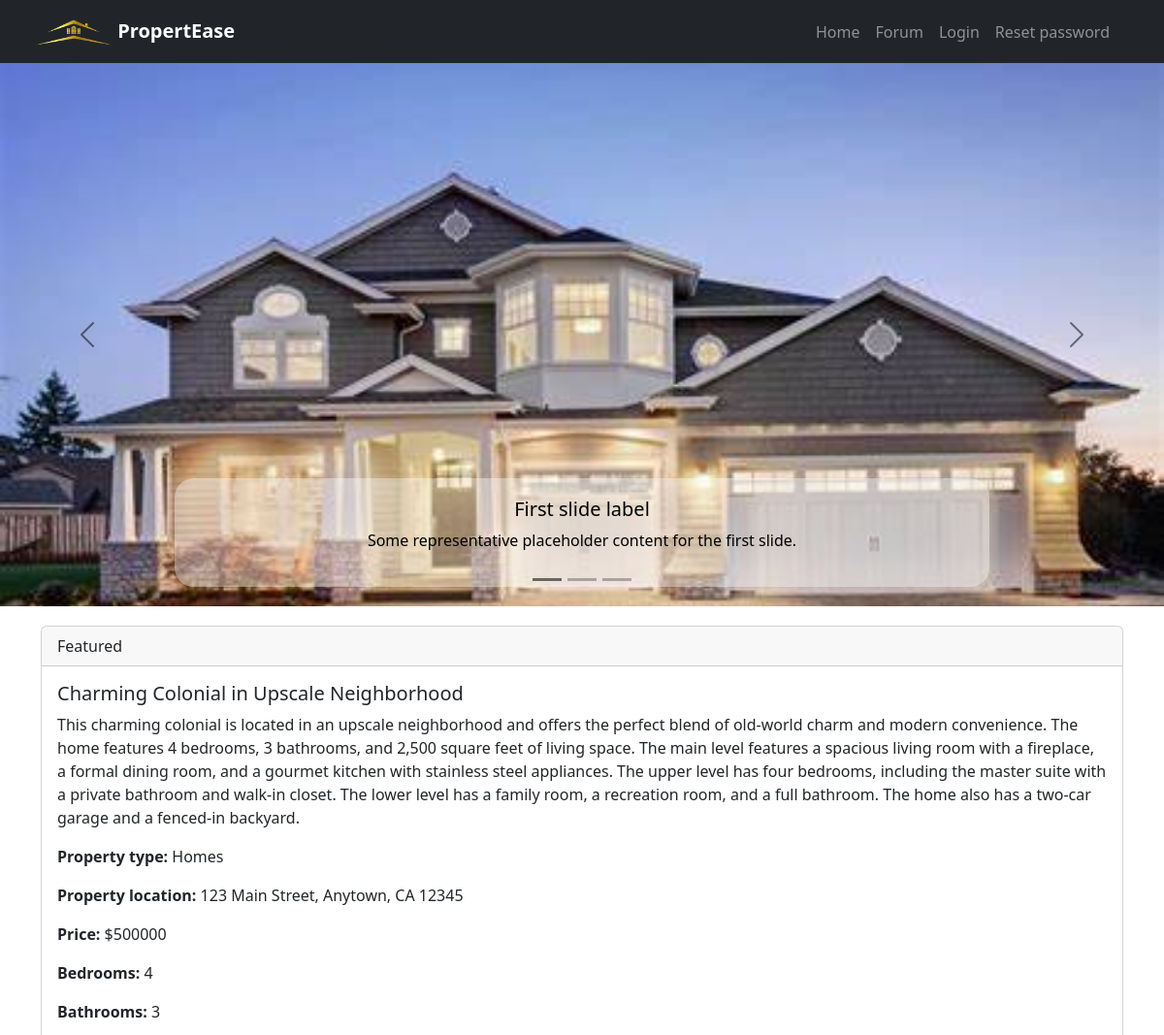
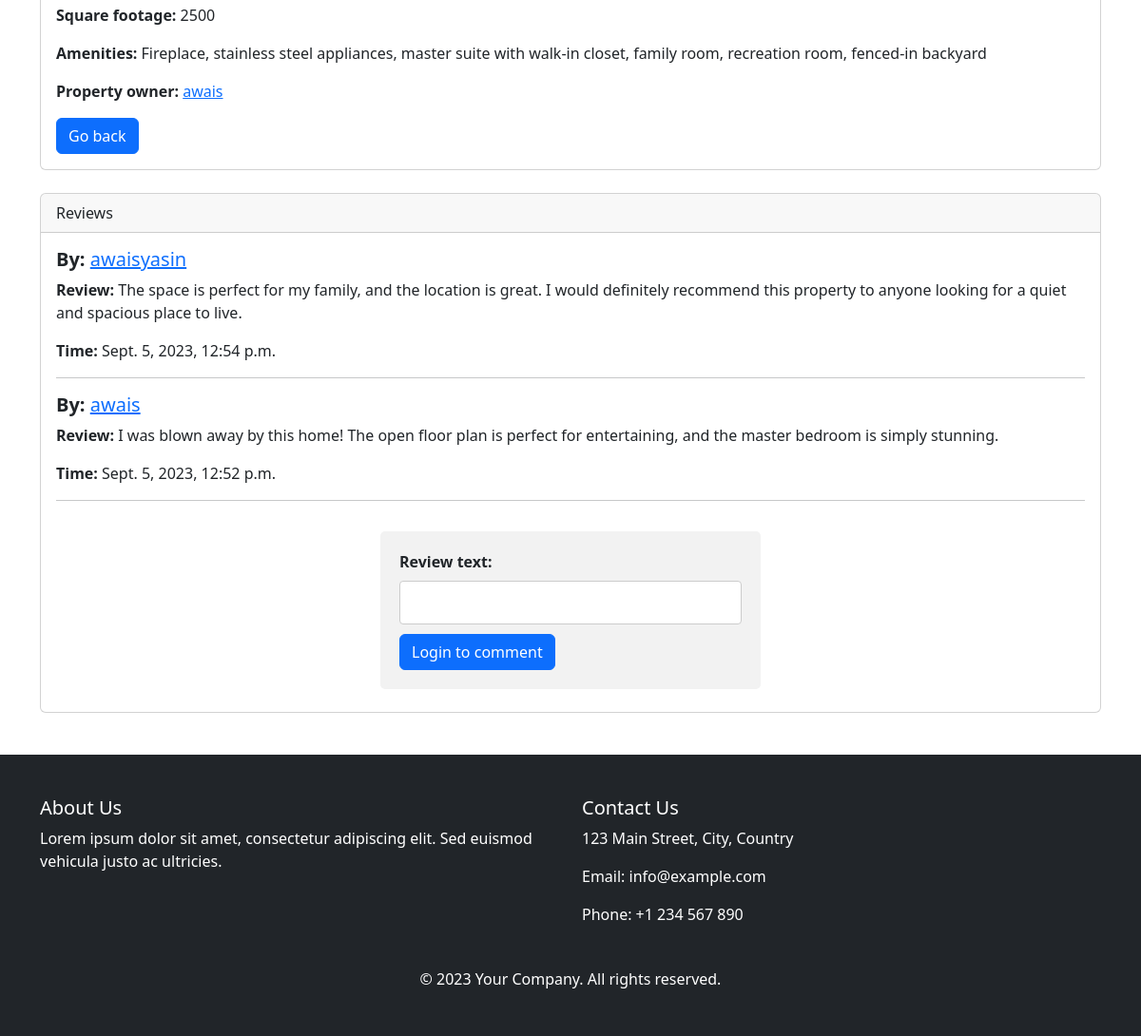
Page /1/6/ on the committed database (2 pictures, top to bottom).
### propertease/models.py (models this page shows, shortened)
class Property(models.Model):
    title = models.CharField(max_length=200)
    image = models.ImageField()
    description = models.TextField()
    property_type = models.ForeignKey(PropertyCategory, on_delete=models.SET_NULL, null=True)
    property_location = models.CharField(max_length=200)
    price = models.PositiveIntegerField()
    bedrooms = models.PositiveIntegerField(null=True, blank=True)
    bathrooms = models.PositiveIntegerField(null=True, blank=True)
    square_footage = models.PositiveIntegerField()
    amenities = models.TextField(null=True, blank=True)
    owner = models.ForeignKey(CustomUser, on_delete=models.CASCADE, related_name="properties", editable=False)
    class Meta:
        verbose_name_plural = "Properties"

class PropertyCategory(models.Model):
    name = models.CharField(max_length=100)
    def __str__(self):
        return self.name
    class Meta:
        verbose_name_plural = "Property Categories"

class Review(models.Model):
    property = models.ForeignKey(Property, on_delete=models.CASCADE, related_name="reviews")
    user = models.ForeignKey(CustomUser, on_delete=models.CASCADE, related_name="reviews")
    review_text = models.CharField(max_length=256)
    timestamp = models.DateTimeField(auto_now_add=True)
    class Meta:
        verbose_name_plural = "Reviews"

### accounts/models.py (models this page shows)
class CustomUser(AbstractUser):
    profile_picture = models.ImageField(blank=True, null=True)
    email_verification_token = models.CharField(max_length=200, null=True, blank=True)
    is_email_verified = models.BooleanField(default=False)
    groups = models.ManyToManyField(
        Group,
        verbose_name=_("groups"),
        blank=True,
        help_text=_(
            "The groups this user belongs to. A user will get all permissions "
            "granted to each of their groups."
        ),
        related_name="custom_user_set",
        related_query_name="user",
    )
    user_permissions = models.ManyToManyField(
        Permission,
        verbose_name=_("user permissions"),
        blank=True,
        help_text=_("Specific permissions for this user."),
        related_name="custom_user_set",
        related_query_name="user",
    )

### propertease/views.py (the view)
# urls.py: path("<int:profile_id>/<int:property_id>/", views.property_detail_view, name="property_detail"),
def property_detail_view(request, profile_id, property_id):
    if request.method == "POST":
        form = ReviewForm(request.POST)
        if form.is_valid():
            review = form.save(commit=False)
            review.user = request.user
            property = Property.objects.get(id=property_id)
            review.property = property
            review.save()
            return redirect(request.path + "#comment-box")
    else:
        property = Property.objects.get(id=property_id)
        review_form = ReviewForm()
        reviews = Review.objects.filter(property__id=property_id).order_by("-timestamp")
        return render(request, "propertease/property-detail.html", {"property": property, "review_form": review_form, "reviews": reviews})

### propertease/forms.py
class ReviewForm(forms.ModelForm):
    class Meta:
        model = Review
        fields = ["review_text"]

### propertease/templates/propertease/property-detail.html (shortened to what this page needs)
{% extends "base.html" %}
{% load static %}
{% block ofcontainer %}
<link rel="stylesheet" href="{% static 'propertease/css/carousel.css' %}">
<link rel="stylesheet" href="{% static 'css/form.css' %}">
<div id="carouselExampleDark" class="carousel carousel-dark slide">
	<div class="carousel-indicators">
	<button type="button" data-bs-target="#carouselExampleDark" data-bs-slide-to="0" class="active" aria-current="true" aria-label="Slide 1"></button>
	<button type="button" data-bs-target="#carouselExampleDark" data-bs-slide-to="1" aria-label="Slide 2"></button>
	<button type="button" data-bs-target="#carouselExampleDark" data-bs-slide-to="2" aria-label="Slide 3"></button>
	</div>
	<div class="carousel-inner">
	<div class="carousel-item active" data-bs-interval="10000">
		<img src="{{ property.image.url }}" class="d-block w-100" alt="...">
		<div class="carousel-caption d-none d-md-block">
		<h5>First slide label</h5>
		<p>Some representative placeholder content for the first slide.</p>
		</div>
	</div>
	</div>
	<button class="carousel-control-prev" type="button" data-bs-target="#carouselExampleDark" data-bs-slide="prev">
	<span class="carousel-control-prev-icon" aria-hidden="true"></span>
	</button>
	<button class="carousel-control-next" type="button" data-bs-target="#carouselExampleDark" data-bs-slide="next">
	<span class="carousel-control-next-icon" aria-hidden="true"></span>
	</button>
</div>
{% endblock %}
{% block content %}
<div class="card">
	<div class="card-header">
	Featured
	</div>
	<div class="card-body">
	<h5 class="card-title">{{ property.title }}</h5>
	<p class="card-text">{{ property.description }} </p>
	<p class="card-text"><strong>Property type: </strong>{{ property.property_type }} </p>
	<p class="card-text"><strong>Property location: </strong>{{ property.property_location }} </p>
	<p class="card-text"><strong>Price: </strong>${{ property.price }} </p>
	<p class="card-text"><strong>Bedrooms: </strong>{{ property.bedrooms }} </p>
	<p class="card-text"><strong>Bathrooms: </strong>{{ property.bathrooms }} </p>
	<p class="card-text"><strong>Square footage: </strong>{{ property.square_footage }} </p>
	<p class="card-text"><strong>Amenities: </strong>{{ property.amenities }} </p>
	<p class="card-text" id="comment-box"><strong>Property owner: </strong><a href="{% url 'propertease:profile' profile_id=property.owner.id %}">{{ property.owner.username }}</a> </p>
	<a href="{% url 'propertease:home' %}" class="btn btn-primary">Go back</a>
	</div>
</div>
<br>
<div class="card">
	<div class="card-header">
	Reviews
	</div>
	<div class="card-body">
		{% for review in reviews %}
		<h5 class="card-title"><Strong>By: </Strong><a href="{% url 'propertease:profile' profile_id=review.user.id %}">{{ review.user.username }}</a></h5>
		<p class="card-text"><strong>Review: </strong>{{ review.review_text }} </p>
		<p class="card-text"><strong>Time: </strong>{{ review.timestamp }} </p>
		<hr>
		{% endfor %}
	</div>
	<form method="post"class=" forms">
		{{ review_form }}
		{% if request.user.is_authenticated %}
		<input type="submit" value="Submit">
		{% else %}
		<a href="{% url 'accounts:login' %}" class="btn btn-primary">Login to comment</a>
		{% endif %}
	</form>
	<br>
</div>
<br>
<link rel="stylesheet" href="https://stackpath.bootstrapcdn.com/bootstrap/4.5.2/css/bootstrap.min.css">
<link href="https://cdn.jsdelivr.net/npm/bootstrap@5.3.1/dist/css/bootstrap.min.css" rel="stylesheet">
{% endblock %}

### propertease/static/propertease/css/carousel.css (style rules this page uses)
.carousel-item img { width: 100vh; height: 70vh; object-fit: cover; overflow: hidden; }
.carousel-caption { background-color: rgba(255, 255, 255, 0.4); color: white; border-radius: 20px; }

### static/css/form.css (style rules this page uses)
.forms { max-width: 400px; margin: 0 auto; padding: 20px; background-color: #f2f2f2; border-radius: 5px; }
.forms input[type="text"], .forms input[type="password"], .forms select, .forms textarea { width: 100%; padding: 10px; margin-bottom: 10px; border: 1px solid #ccc; border-radius: 4px; box-sizing: border-box; }
.forms label { font-weight: bold; }

### templates/base.html (style rules this page uses)
body { display: flex; flex-direction: column; min-height: 100vh; }

### rows in the picture
Property: image (picture), title "Charming Colonial in Upscale Neighborhood", description "This charming colonial is located in an upscale neighborhood and offers the perfect blend of old-world charm and modern convenience. The home features 4 bedrooms, 3 bathrooms, and 2,500 square feet of living space. The main level features a spacious living room with a fireplace, a formal dining room, and a gourmet kitchen with stainless steel appliances. The upper level has four bedrooms, including the master suite with a private bathroom and walk-in closet. The lower level has a family room, a recreation room, and a full bathroom. The home also has a two-car garage and a fenced-in backyard.", property_type "Homes", property_location "123 Main Street, Anytown, CA 12345", price "500000", bedrooms "4", bathrooms "3", square_footage "2500", amenities "Fireplace, stainless steel appliances, master suite with walk-in closet, family room, recreation room, fenced-in backyard", owner.username "awais"
Review: user.username "awaisyasin", review_text "The space is perfect for my family, and the location is great. I would definitely recommend this property to anyone looking for a quiet and spacious place to live.", timestamp "Sept. 5, 2023, 12:54 p.m."
Review: user.username "awais", review_text "I was blown away by this home! The open floor plan is perfect for entertaining, and the master bedroom is simply stunning.", timestamp "Sept. 5, 2023, 12:52 p.m."
